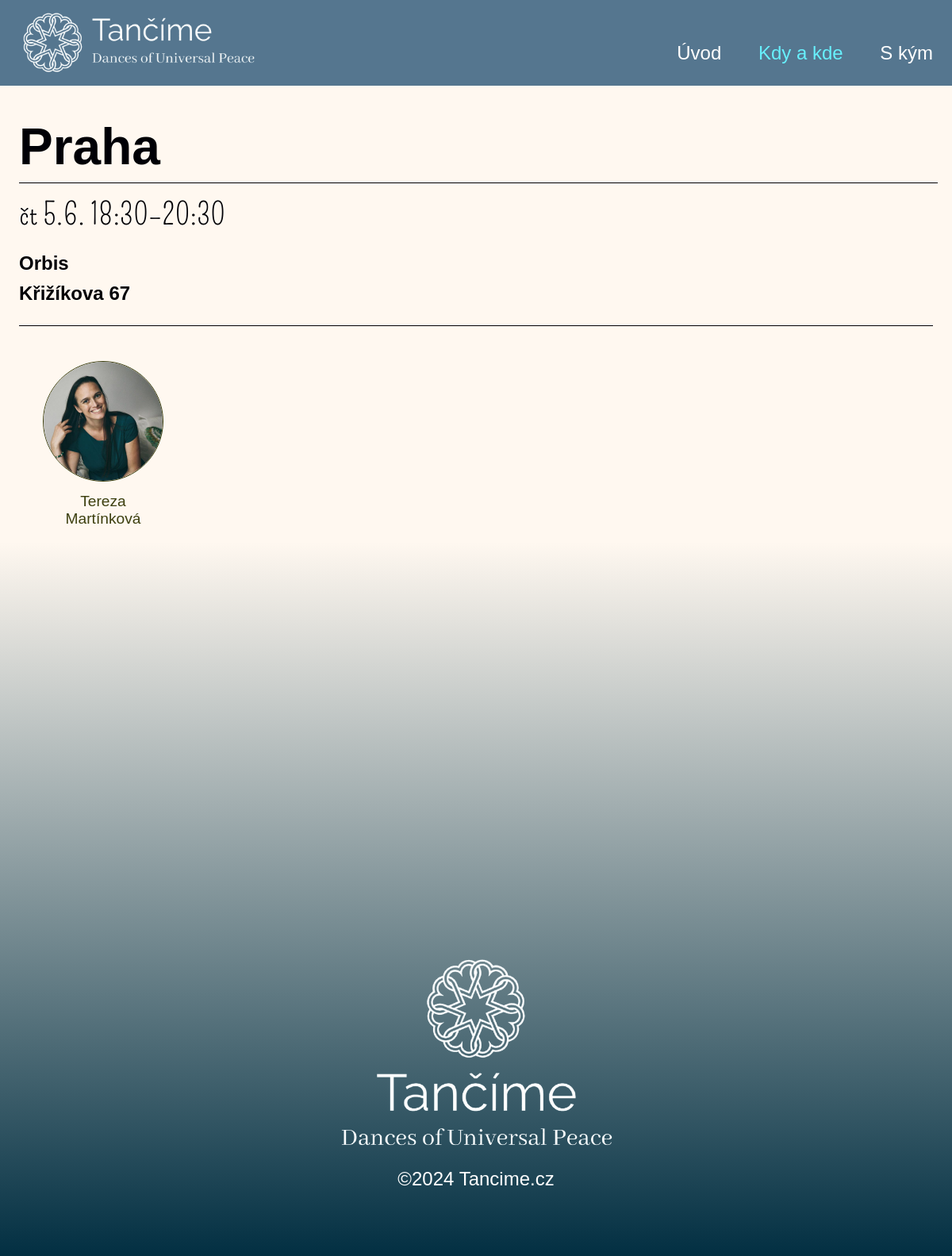
The page /event/49/ on the database its author committed.
### danceapp/models.py (models this page shows, shortened)
class Event(models.Model):
    parent = models.ForeignKey('EventGroup', verbose_name="Event Group", on_delete=models.PROTECT)
    date = models.DateField(verbose_name="Datum", default=datetime.date.today)
    description = models.TextField(verbose_name="Dodatečný popis (nepovinné)", null=True, blank=True)
    _lock = Lock()
    town_to_number = {}
    next_number = 1
    class Meta:
        verbose_name = "Taneční večer"
        verbose_name_plural = "Taneční večery"
        ordering = ['-date']

class EventGroup(models.Model):
    lector = models.ManyToManyField(Lector, verbose_name="Lektor")
    location = models.ForeignKey(Location, verbose_name="Místo konání", on_delete=models.PROTECT)
    startTime = models.TimeField(verbose_name="Začátek", default='18:00')
    endTime = models.TimeField(verbose_name="Konec (nepovinné)", default='20:00', null=True, blank=True)
    description = models.TextField(verbose_name="Popis (nepovinné)", null=True, blank=True)
    image = models.ImageField(verbose_name="Obrázek", upload_to='images/', null=True, blank=True)
    class Meta:
        verbose_name = "Taneční večer"
        verbose_name_plural = "Taneční večery"
        ordering = ['-startTime']

class Location(models.Model):
    coordinates = models.CharField(max_length=50, verbose_name="Souřadnice")
    name = models.CharField(max_length=50, null=True, blank=True, verbose_name="Název místa (nepovinné)")
    town = models.CharField(max_length=50, verbose_name="Město/Obec")
    address = models.CharField(max_length=100, verbose_name="Adresa (ulice a ČP)")
    description = models.CharField(max_length=100, null=True, blank=True, verbose_name="Popis (jak se k nám dostat)")
    lector = models.ManyToManyField(Lector, verbose_name="Lektor")
    class Meta:
        verbose_name = "Místo konání"
        verbose_name_plural = "Místa konání"

class Lector(models.Model):
    user = models.OneToOneField(User, on_delete=models.CASCADE, null=True, blank=True, verbose_name="Uživatel")
    firstName = models.CharField(max_length=50, verbose_name="Jméno")
    lastName = models.CharField(max_length=50, null=True, blank=True, verbose_name="Příjmení")
    slug = models.SlugField(max_length=100, unique=True)
    image = models.ImageField(upload_to='images/', verbose_name="Fotka")
    description = models.TextField(verbose_name="Popis")
    phone = models.CharField(max_length=50, null=True, blank=True, verbose_name="Telefon")
    email = models.EmailField(null=True, blank=True, verbose_name="E-mail")
    link = models.CharField(max_length=256, null=True, blank=True, verbose_name="Odkaz na stránku")
    class Meta:
        ordering = ['firstName'] #řazení lektorů podle abecedy
        verbose_name = "Lektor"
        verbose_name_plural = "Lektoři"

### dance_web/views.py (the view)
# urls.py: path('event/<int:id>/', views.evening_page, name='evening_page'),
def evening_page(request, id):
    event = Event.objects.get(id=id)
    context = {
        'event': event,
    }
    return render(request, 'evening_page.html', context)

### templates/evening_page.html (shortened to what this page needs)
{% extends "base.html" %}
{% load custom_filters %}
{% load static %}
{% block extra_css %}
<link rel="stylesheet" type="text/css" href="{% static 'css/event_page.css' %}">
<link rel="stylesheet" type="text/css" href="{% static 'css/lector_list.css' %}">
<link rel="stylesheet" type="text/css" href="{% static 'css/evening_page.css' %}">
{% endblock %}
{% block content %}
<div class="event-detail section-container">
    <div class="event-title">{{ event.parent.location.town }}</div>
    <div class="event-date">
        {% with event|date_format as date %}
        {{ date.day }} {{ date.date }} {{ date.startTime }}{% if date.endTime %}&ndash;{{ date.endTime }} {% endif %}
        {% endwith %}
    </div>
    <div class="event-address">{{ event.parent.location.name }} <br> {{ event.parent.location.address }} </div>
    <div class="lector-list">
        {% include "lector_list.html" with lectors=event.parent.lector.all %}
    </div>
</div>
{% endblock %}

### templates/lector_list.html
<div class="lectors">
    {% for lector in lectors %}
    <div class="lector">
        <a href="{% url 'lector_page' slug=lector.slug %}" style="text-decoration: none;">
            <img src="{{ lector.image.url }}" alt="{{ lector.firstName }}">
            <div class="lector-name">
                {{lector.firstName}} {% if lector.lastName %} <br />{{lector.lastName}} {% endif %}
            </div>
        </a>
    </div>
    {% endfor %}
</div>

### static/css/base.css (style rules this page uses)
body { padding: 0px; margin: 0px; }
a { text-decoration: none; }
.section-container { width: 96%; max-width: 1200px; display: inline-block; }

### static/css/event_page.css (style rules this page uses)
.event-detail { margin-top: 150px; margin-left: 0px; padding-left: 0px; color: #000006; }
.event-title { font-family: 'Amatic SC', sans-serif; font-weight: 700; font-size: 4em; padding-bottom: 10px; margin-right: -6px; text-align: left; border-bottom: 1px solid #000006; margin-bottom: 10px; line-height: 70px; }
.event-date { font-family: 'Pompiere', sans-serif; font-size: 2.4em; padding-bottom: 20px; padding-top: 6px; text-align: left; }
.event-address { font-family: 'Raleway', sans-serif; font-size: 1.5em; line-height: 1.6; margin-bottom: 20px; text-align: left; font-weight: 700; }
.lector-list { padding-top: 34px; display: flex; border-top: 1px solid #000006; }

### static/css/lector_list.css (style rules this page uses)
.lectors { display: flex; flex-wrap: wrap; justify-content: center; gap: 20px; padding: 0 20px; }
.lector { flex: 0 1 150px; max-width: 200px; padding: 10px; transition: transform 0.3s; box-sizing: border-box; text-align: center; }
.lector img { width: 150px; height: 150px; border-radius: 50%; object-fit: cover; margin-bottom: 10px; border: 1px solid #3C3F0F; }
.lector-name { font-size: 1.2em; margin-bottom: 8px; color: #3C3F0F; font-family: 'Raleway', sans-serif; }

### rows shown on the page
Event: parent.location.town "Praha", parent.location.name "Orbis", parent.location.address "Křižíkova 67"
Lector: image (picture), firstName "Tereza", lastName "Martínková"

### other values the page prints
{{ date.day }} "čt"
{{ date.date }} "5.6."
{{ date.startTime }} "18:30"
{{ date.endTime }} "20:30"
